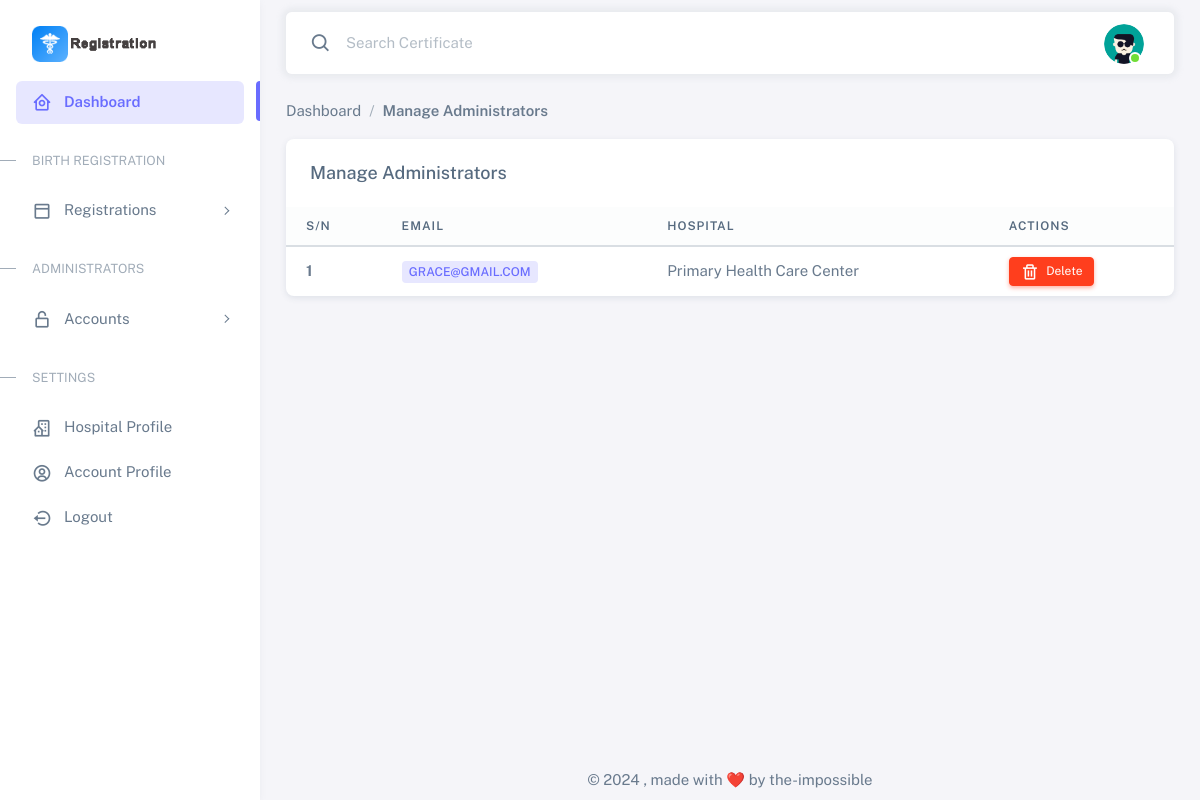
Screenshot of /reg/manage_admin (signed in) with the database file from the repository.
### eBirth_auth/models.py (models this page shows, shortened)
class User(AbstractBaseUser, PermissionsMixin):
    user_id = models.UUIDField(
        default=uuid.uuid4, primary_key=True, unique=True, editable=False)
    cert_no = models.CharField(
        max_length=10, db_index=True, unique=True, blank=True, null=True)
    nin = models.CharField(
        max_length=10, db_index=True, unique=True, blank=True, null=True)
    email = models.CharField(max_length=100, db_index=True, unique=True,
                             verbose_name='email address', blank=True, null=True)
    pic = models.ImageField(null=True, blank=True,
                            upload_to='uploads/', default='img/user.png')
    date_joined = models.DateTimeField(
        verbose_name='date_joined', auto_now_add=True)
    last_login = models.DateTimeField(
        verbose_name='last_login', auto_now=True, null=True)
    is_active = models.BooleanField(default=True)
    is_staff = models.BooleanField(default=False)
    is_superuser = models.BooleanField(default=False)
    is_hospital = models.BooleanField(default=False)
    USERNAME_FIELD = 'email'
    objects = UserManager()
    def __str__(self):
        if self.is_hospital or self.is_staff:
            return f'{self.email}'
        else:
            if self.email:
                return f'{self.email}'
            return f'{self.nin}'
    class Meta:
        db_table = 'Users'
        verbose_name_plural = 'Users'

### eBirth_reg/models.py (models this page shows, shortened)
class HospitalAdminProfile(models.Model):
    admin_id = models.UUIDField(
        default=uuid.uuid4, primary_key=True, unique=True, editable=False)
    user_id = models.ForeignKey(to=User, on_delete=models.CASCADE)
    hospital_id = models.ForeignKey(
        to=HospitalProfile, on_delete=models.CASCADE)
    class Meta:
        db_table = 'Hospital Admin Profile'
        verbose_name_plural = 'Hospital Admin Profile'

class HospitalProfile(models.Model):
    hospital_id = models.UUIDField(
        default=uuid.uuid4, primary_key=True, unique=True, editable=False)
    user_id = models.ForeignKey(to=User, on_delete=models.CASCADE)
    hospital_name = models.CharField(max_length=100)
    hospital_address = models.CharField(max_length=500)
    signature = models.ImageField(null=True, blank=True, upload_to='uploads/')
    def __str__(self):
        return self.hospital_name
    class Meta:
        db_table = 'Hospital Profile'
        verbose_name_plural = 'Hospital Profile'

### eBirth_reg/views.py (the view)
# urls.py: path('manage_admin', ManageAdministratorsView.as_view(), name="manage_admin"),
class ManageAdministratorsView(LoginRequiredMixin, ListView):
    template_name = "auth/manage_admin.html"
    def get_queryset(self):
        try:
            hospital = HospitalProfile.objects.get(user_id=self.request.user)
            queryset = HospitalAdminProfile.objects.filter(
                hospital_id=hospital).exclude(user_id=self.request.user)
            return queryset
        except HospitalProfile.DoesNotExist:
            messages.error(
                self.request, "Contact Central e-Birth, hospital profile has not been fully updated!!, therefore admin list can't be displayed")
            return None
    def get(self, request, *args, **kwargs):
        queryset = self.get_queryset()
        if queryset is None:
            return redirect(reverse('auth:dashboard'))
        return super().get(request, *args, **kwargs)

### Templates/auth/manage_admin.html (shortened to what this page needs)
{% extends 'base.html' %}
{% load static %}
{% load crispy_forms_tags %}
{% block head %}{% include 'partials/auth_head.html' %}{% endblock head %}
{% block body %}
    <div class="layout-wrapper layout-content-navbar">
      <div class="layout-container">
        {% include 'partials/sidebar.html' %}
        <div class="layout-page">
	        {% block nav %} {% include 'partials/auth_nav.html' %} {% endblock %}
          <div class="content-wrapper">
            <div class="container-xxl flex-grow-1 container-p-y">
              <ol class="breadcrumb">
                <li class="breadcrumb-item"><a href="{% url 'auth:dashboard' %}">Dashboard</a></li>
                <li class="breadcrumb-item active"><a href="{% url 'reg:manage_birth_reg' %}">Manage Administrators</a></li>
              </ol>
              <div class="card">
                <h5 class="card-header">Manage Administrators</h5>
                {% if object_list %}
                <div class="table-responsive text-nowrap">
                  <table class="table">
                    <thead class="table-light">
                      <tr>
                        <th>S/N</th>
                        <th>Email</th>
                        <th>Hospital</th>
                        <th>Actions</th>
                      </tr>
                    </thead>
                    <tbody class="table-border-bottom-0">
                      {% for object in object_list  %}
                      <tr>
                        <td><strong>{{forloop.counter}} </strong></td>
                        <td><span class="badge bg-label-primary me-1"><a href="{% url 'reg:edit_admin' object.user_id.user_id %}">{{object.user_id}} </a></span></td>
                        <td>{{object.hospital_id}}</td>
                        <td>
                          <a class="btn btn-sm btn-danger" href="javascript:void(0);" data-bs-toggle="modal" data-bs-target="#Basic{{forloop.counter}}"><i class="bx bx-trash me-1"></i> Delete</a>
                        </td>
                      </tr>
                      {% endfor %}
                    </tbody>
                  </table>
                </div>
                {% endif %}
              </div>
            </div>
            {% include 'partials/auth_footer.html' %}
          </div>
        </div>
      </div>
    </div>
{% endblock body %}

### Templates/partials/auth_nav.html (shortened to what this page needs)
{% load static %}
<nav class="layout-navbar container-xxl navbar navbar-expand-xl navbar-detached align-items-center bg-navbar-theme" id="layout-navbar">
    <div class="navbar-nav-right d-flex align-items-center" id="navbar-collapse">
      <div class="navbar-nav align-items-center">
        <div class="nav-item d-flex align-items-center">
            {% if request.user.is_hospital or request.user.is_hospital_admin %}
            <i class="bx bx-search fs-4 lh-0"></i>
            <form action="{% url 'reg:search' %}" method="get" id="search">
              <input type="search" class="form-control border-0 shadow-none" placeholder="Search Certificate" aria-label="Search..." name="qs" value="{{query}}" />
          </form>
            {% endif %}
        </div>
      </div>
      <ul class="navbar-nav flex-row align-items-center ms-auto">
        <li class="nav-item navbar-dropdown dropdown-user dropdown">
          <a class="nav-link dropdown-toggle hide-arrow" href="javascript:void(0);" data-bs-toggle="dropdown">
            <div class="avatar avatar-online">
                <img src="{{ request.user.pic.url }}" alt class="w-px-40 h-auto rounded-circle" />
            </div>
          </a>
        </li>
      </ul>
    </div>
  </nav>

### rows the page displays
User: user.pic (placeholder picture)
HospitalAdminProfile: user_id "GRACE@GMAIL.COM", hospital_id "Primary Health Care Center"
